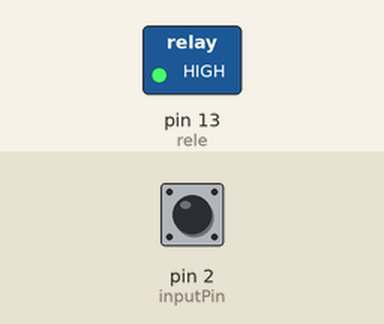
Recording of a sketch running on a simulated Arduino Uno, built with avr-gcc and run on an emulated ATmega328P. Shown: switched loads named in the sketch (green lamp = pin HIGH). The inputs (shaded band) are chosen by the test bench; at power-on: pin 2 (inputPin) HIGH.

Above: at 0.1 s.
At 5.1 s:
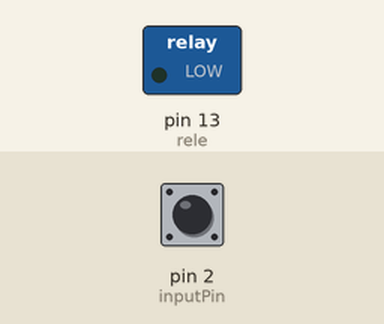
Timing chart, 0 to 6.6 s (numbered marks = the images above):
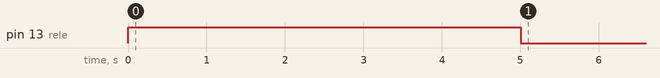

The sketch:

crucePorCeroV2.ino
```cpp
const int inputPin = 2;
const int rele = 13;
int value = 0;

void setup() {
  pinMode(inputPin, INPUT_PULLUP);
  pinMode(rele, OUTPUT);
  digitalWrite(rele, HIGH);
  delay(5000);
}

void loop(){
  value = digitalRead(inputPin);  //lectura digital de pin

  //mandar mensaje a puerto serie en función del valor leido
  if (value == HIGH) {
      delayMicroseconds(4166);
      digitalWrite(rele,LOW);
  }
}
```

Measured:
- by itself, pin 13 (rele): HIGH → LOW at 5.0 s
